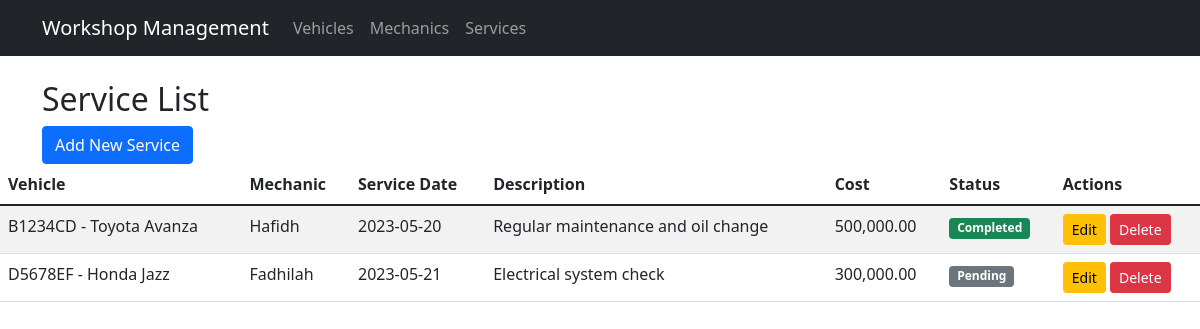
The app's page /index.php?entity=service with its own data.
### tables this page shows
CREATE TABLE IF NOT EXISTS services (
    id INT PRIMARY KEY AUTO_INCREMENT,
    vehicle_id INT NOT NULL,
    mechanic_id INT NOT NULL,
    service_date DATE NOT NULL,
    description TEXT NOT NULL,
    cost DECIMAL(10,2) NOT NULL,
    status ENUM('pending', 'in_progress', 'completed') NOT NULL,
    FOREIGN KEY (vehicle_id) REFERENCES vehicles(id) ON DELETE CASCADE,
    FOREIGN KEY (mechanic_id) REFERENCES mechanics(id) ON DELETE CASCADE
);

CREATE TABLE IF NOT EXISTS vehicles (
    id INT PRIMARY KEY AUTO_INCREMENT,
    plate_number VARCHAR(20) NOT NULL,
    brand VARCHAR(50) NOT NULL,
    model VARCHAR(50) NOT NULL,
    year INT NOT NULL,
    owner_name VARCHAR(100) NOT NULL,
    owner_phone VARCHAR(20) NOT NULL
);

CREATE TABLE IF NOT EXISTS mechanics (
    id INT PRIMARY KEY AUTO_INCREMENT,
    name VARCHAR(100) NOT NULL,
    specialization VARCHAR(50) NOT NULL,
    phone VARCHAR(20) NOT NULL,
    experience_years INT NOT NULL
);

### model/Service.php (called while the page is built, shortened)
<?php
class Service {
    private $conn;
    private $table = "services";
    public function __construct() {
        $database = new Database();
        $this->conn = $database->getConnection();
    }
    public function getAllServices() {
        $query = "SELECT s.*, v.plate_number, v.brand, v.model, m.name as mechanic_name
                 FROM " . $this->table . " s
                 JOIN vehicles v ON s.vehicle_id = v.id
                 JOIN mechanics m ON s.mechanic_id = m.id";
        $stmt = $this->conn->prepare($query);
        $stmt->execute();
        return $stmt->fetchAll(PDO::FETCH_ASSOC);
    }
}

### config/Database.php (called while the page is built, shortened)
<?php
class Database {
    private $host = "localhost";
    private $username = "root";
    private $password = "";
    private $database = "workshop_db";
    public function getConnection() {
        $this->conn = null;
        try {
            $this->conn = new PDO("mysql:host=" . $this->host . ";dbname=" . $this->database, $this->username, $this->password);
            $this->conn->setAttribute(PDO::ATTR_ERRMODE, PDO::ERRMODE_EXCEPTION);
        } catch(PDOException $e) {
            echo "Connection error: " . $e->getMessage();
        }
        return $this->conn;
    }
}
?>

### model/Vehicle.php (called while the page is built, shortened)
<?php
class Vehicle {
    public function __construct() {
        $database = new Database();
    }
}

### model/Mechanic.php (called while the page is built, shortened)
<?php
require_once 'config/Database.php';
class Mechanic {
    public function __construct() {
        $database = new Database();
    }
}

### viewmodel/ServiceViewModel.php (called while the page is built, shortened)
<?php
require_once 'model/Service.php';
require_once 'model/Vehicle.php';
require_once 'model/Mechanic.php';
class ServiceViewModel {
    private $model;
    public function __construct() {
        $this->model = new Service();
    }
    public function getServiceList() {
        return $this->model->getAllServices();
    }
}

### views/service_list.php (the view)
<?php require_once 'views/template/header.php'; ?>
<div class="d-flex justify-content-between align-items-center mb-4">
    <h2>Service List</h2>
    <a href="index.php?entity=service&action=add" class="btn btn-primary">Add New Service</a>
</div>
<div class="table-responsive">
    <table class="table table-striped">
        <thead>
            <tr>
                <th>Vehicle</th>
                <th>Mechanic</th>
                <th>Service Date</th>
                <th>Description</th>
                <th>Cost</th>
                <th>Status</th>
                <th>Actions</th>
            </tr>
        </thead>
        <tbody>
            <?php foreach ($serviceList as $service): ?>
                <tr>
                    <td><?php echo htmlspecialchars($service['plate_number'] . ' - ' . $service['brand'] . ' ' . $service['model']); ?></td>
                    <td><?php echo htmlspecialchars($service['mechanic_name']); ?></td>
                    <td><?php echo htmlspecialchars($service['service_date']); ?></td>
                    <td><?php echo htmlspecialchars($service['description']); ?></td>
                    <td><?php echo number_format($service['cost'], 2); ?></td>
                    <td>
                        <span class="badge bg-<?php
                            echo $service['status'] == 'completed' ? 'success' :
                                ($service['status'] == 'in_progress' ? 'warning' : 'secondary');
                        ?>">
                            <?php echo ucfirst(str_replace('_', ' ', $service['status'])); ?>
                        </span>
                    </td>
                    <td>
                        <a href="index.php?entity=service&action=edit&id=<?php echo $service['id']; ?>" class="btn btn-sm btn-warning">Edit</a>
                        <a href="index.php?entity=service&action=delete&id=<?php echo $service['id']; ?>" class="btn btn-sm btn-danger" onclick="return confirm('Are you sure?')">Delete</a>
                    </td>
                </tr>
            <?php endforeach; ?>
        </tbody>
    </table>
</div>
<?php require_once 'views/template/footer.php'; ?>

### index.php (shortened to what this page needs)
<?php
require_once 'config/Database.php';
require_once 'viewmodel/ServiceViewModel.php';
$entity = isset($_GET['entity']) ? $_GET['entity'] : 'vehicle';
$action = isset($_GET['action']) ? $_GET['action'] : 'list';
if ($entity == 'vehicle') {
    $viewModel = new VehicleViewModel();
    if ($action == 'list') {
        $vehicleList = $viewModel->getVehicleList();
        require_once 'views/vehicle_list.php';
    } elseif ($action == 'add') {
        require_once 'views/vehicle_form.php';
    } elseif ($action == 'edit') {
        $vehicle = $viewModel->getVehicleById($_GET['id']);
        require_once 'views/vehicle_form.php';
    } elseif ($action == 'save') {
        $viewModel->addVehicle($_POST['plate_number'], $_POST['brand'], $_POST['model'],
                              $_POST['year'], $_POST['owner_name'], $_POST['owner_phone']);
        header('Location: index.php?entity=vehicle');
    } elseif ($action == 'update') {
        $viewModel->updateVehicle($_GET['id'], $_POST['plate_number'], $_POST['brand'],
                                 $_POST['model'], $_POST['year'], $_POST['owner_name'], $_POST['owner_phone']);
        header('Location: index.php?entity=vehicle');
    } elseif ($action == 'delete') {
        $viewModel->deleteVehicle($_GET['id']);
        header('Location: index.php?entity=vehicle');
    }
} elseif ($entity == 'service') {
    $viewModel = new ServiceViewModel();
    if ($action == 'list') {
        $serviceList = $viewModel->getServiceList();
        require_once 'views/service_list.php';
    } elseif ($action == 'add') {
        $vehicles = $viewModel->getVehicles();
        $mechanics = $viewModel->getMechanics();
        require_once 'views/service_form.php';
    } elseif ($action == 'edit') {
        $service = $viewModel->getServiceById($_GET['id']);
        $vehicles = $viewModel->getVehicles();
        $mechanics = $viewModel->getMechanics();
        require_once 'views/service_form.php';
    } elseif ($action == 'save') {
        $viewModel->addService($_POST['vehicle_id'], $_POST['mechanic_id'], $_POST['service_date'],
                             $_POST['description'], $_POST['cost'], $_POST['status']);
        header('Location: index.php?entity=service');
    } elseif ($action == 'update') {
        $viewModel->updateService($_GET['id'], $_POST['vehicle_id'], $_POST['mechanic_id'],
                                $_POST['service_date'], $_POST['description'], $_POST['cost'], $_POST['status']);
        header('Location: index.php?entity=service');
    } elseif ($action == 'delete') {
        $viewModel->deleteService($_GET['id']);
        header('Location: index.php?entity=service');
    }
}
?>

### views/template/header.php (shortened to what this page needs)
<!DOCTYPE html>
<html lang="en">
<head>
    <link href="https://cdn.jsdelivr.net/npm/bootstrap@5.1.3/dist/css/bootstrap.min.css" rel="stylesheet">
</head>
<body>
    <nav class="navbar navbar-expand-lg navbar-dark bg-dark mb-4">
        <div class="container">
            <a class="navbar-brand" href="index.php">Workshop Management</a>
            <div class="collapse navbar-collapse" id="navbarNav">
                <ul class="navbar-nav">
                    <li class="nav-item">
                        <a class="nav-link" href="index.php?entity=vehicle">Vehicles</a>
                    </li>
                    <li class="nav-item">
                        <a class="nav-link" href="index.php?entity=mechanic">Mechanics</a>
                    </li>
                    <li class="nav-item">
                        <a class="nav-link" href="index.php?entity=service">Services</a>
                    </li>
                </ul>
            </div>
        </div>
    </nav>
    <div class="container"

### views/template/footer.php (shortened to what this page needs)
</body>
</html>

### records on screen
services: vehicle.model "B1234CD - Toyota Avanza", mechanic.name "Hafidh", service_date "2023-05-20", description "Regular maintenance and oil change", cost "500,000.00", status "Completed"
services: vehicle.model "D5678EF - Honda Jazz", mechanic.name "Fadhilah", service_date "2023-05-21", description "Electrical system check", cost "300,000.00", status "Pending"
